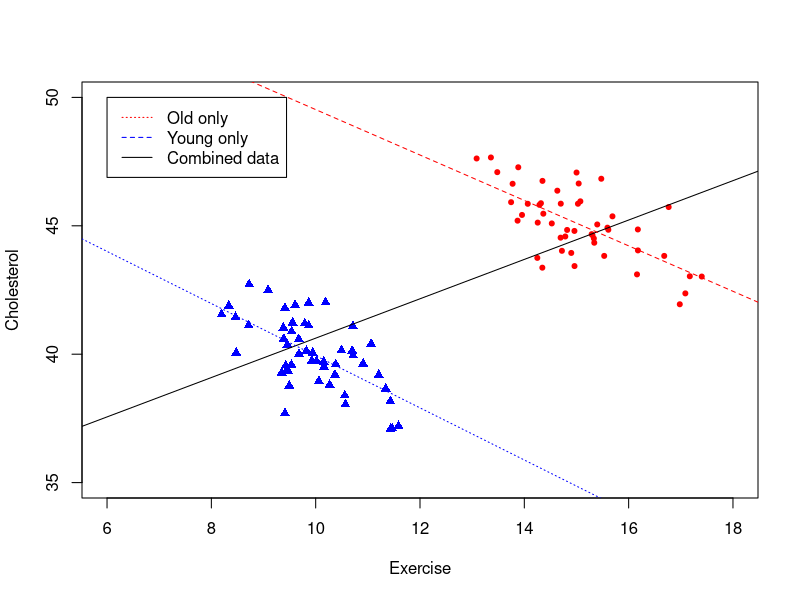
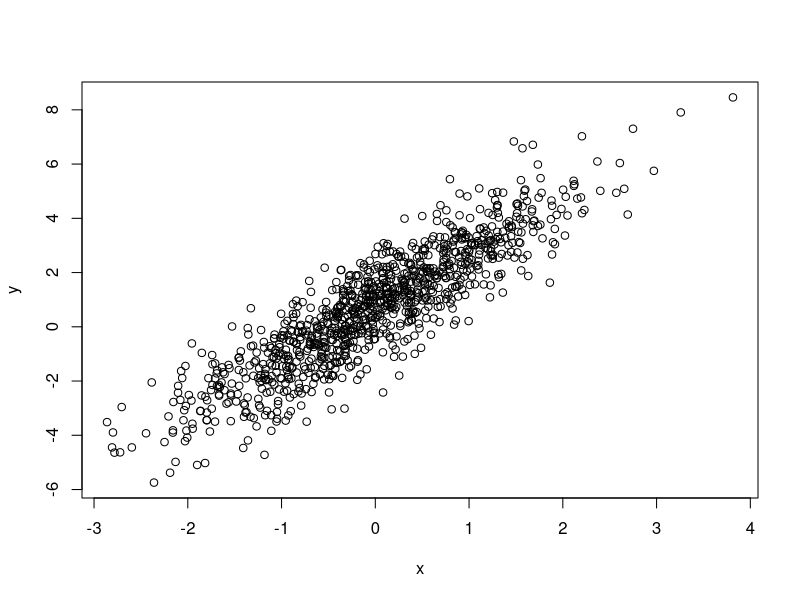
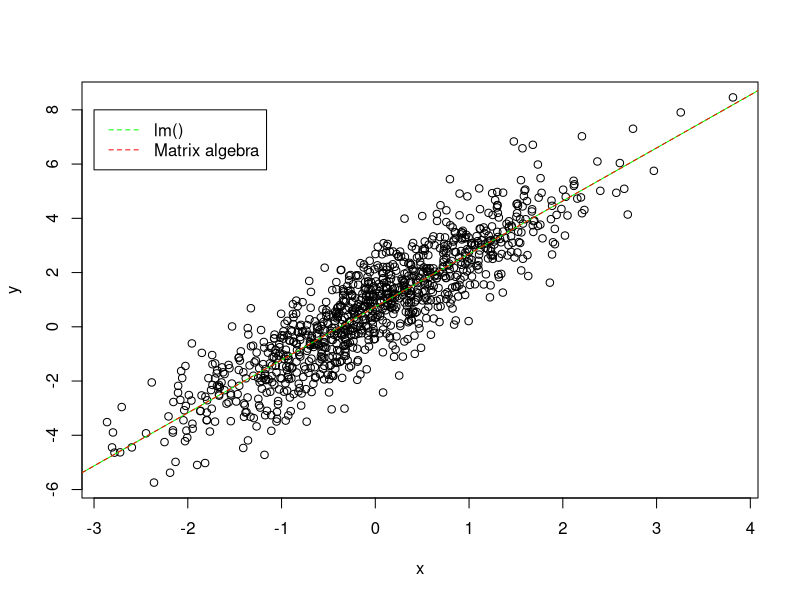
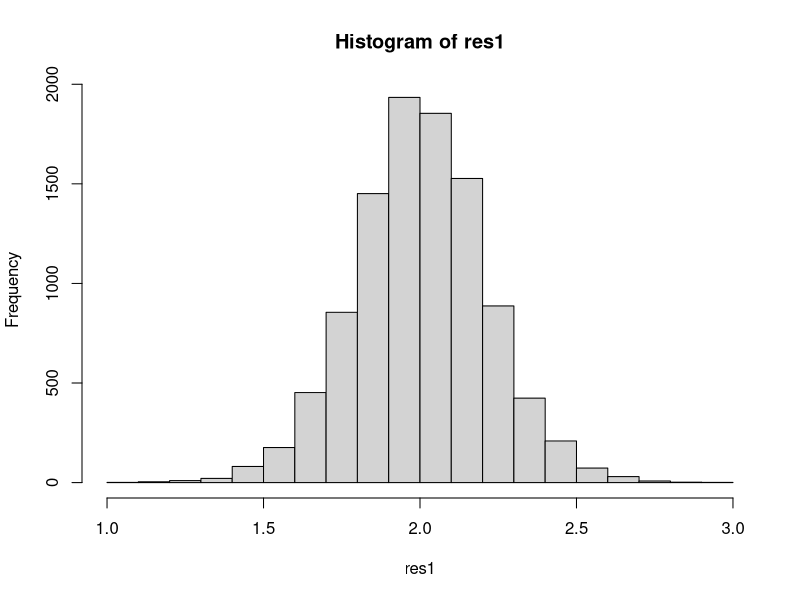
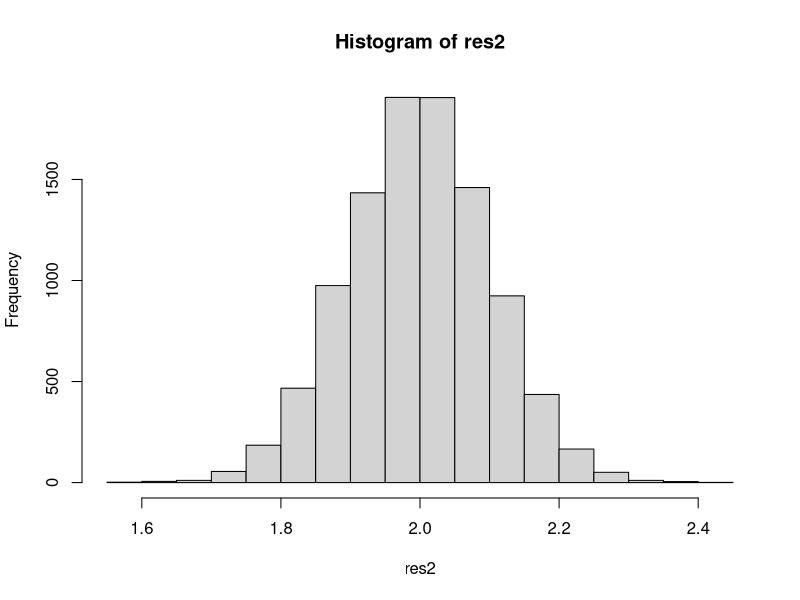
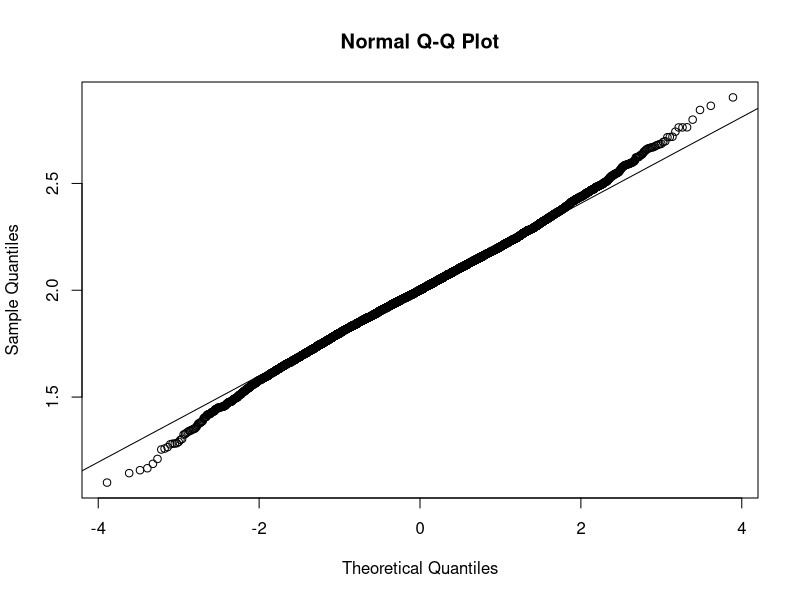
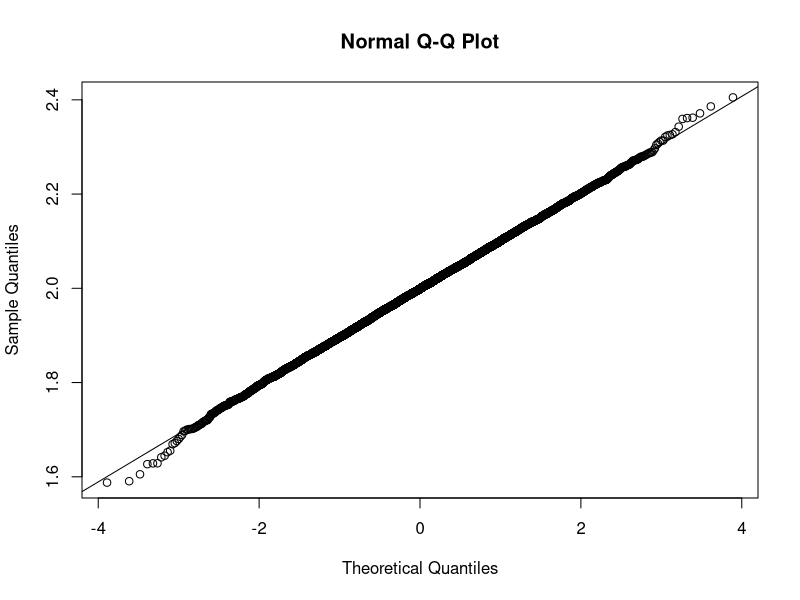
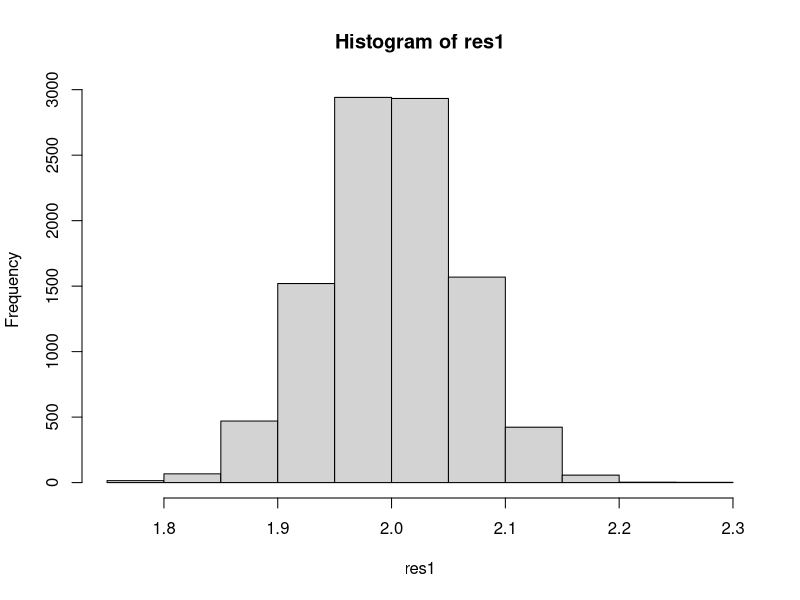

These charts were generated, in order, by the following R code:
## ---- chunk 1
knitr::opts_chunk$set(echo = TRUE)
## ---- chunk 2
library(Matrix)
library(MASS) # For Moore-Penrose pseudo-inverse ginv()
rankMatrix(matrix(c(1,1,2,2),nrow=2))
rankMatrix(matrix(c(1,1,2,2,1,2),nrow=3))
rankMatrix(matrix(c(1,1,2,0),nrow=2))
rankMatrix(matrix(c(1,2,3,2,0,2),nrow=3))
## ---- chunk 3
df = read.csv("exercise_and_cholesterol.csv")
old_df = df[df$Age=="Old",]
young_df = df[df$Age=="Young",]

attach(df)
plot(Cholesterol ~ Exercise,col=ifelse(Age=="Old","red","blue"),pch=ifelse(Age=="Old",20,17),ylim=c(35,50),xlim=c(6,18))

all_model = lm(Cholesterol ~ Exercise, data=df)
young_model = lm(Cholesterol ~ Exercise, data=young_df)
old_model = lm(Cholesterol ~ Exercise, data=old_df)
abline(all_model$coefficients[1],all_model$coefficients[2], lty="solid")
abline(young_model$coefficients[1],young_model$coefficients[2], lty="dotted",col="blue")
abline(old_model$coefficients[1],old_model$coefficients[2], lty="dashed",col="red")
legend(6, 50, legend=c("Old only", "Young only","Combined data"),
       col=c("red", "blue","black"), lty=c("dotted","dashed","solid"), cex=1)
## ---- chunk 4
set.seed(37)
# Data generation
x = rnorm(1000) # Sample 1000 points from N(0, 1)
e = rnorm(1000)
y = 0.7 + 2*x + e
plot(y ~ x)
## ---- chunk 5
# Use lm()
model = lm(y ~ x)
summary(model)
# y = 0.734 + 1.954 * x
## ---- chunk 6
# Use matrix algebra
X = cbind(rep(1,1000),x) # Add bias(constant for intercept) to data matrix
Y = y
beta_h = ginv(t(X)%*%X)%*%t(X)%*%Y
beta_h # \beta0 = 0.734, \beta1 = 1.954

plot(y ~ x)
abline(model$coefficients[1],model$coefficients[2],col="green")
abline(beta_h[1],beta_h[2],col="red",lty="dashed")
legend(-3,8,legend=c("lm()", "Matrix algebra"),col=c("green","red"),lty=c("dashed","dashed"))
## ---- chunk 7
X = cbind(rep(1,1000), x)
Y = y
# Objective function
fun = function(beta) {
  sum((Y - X%*%beta)^2)
}
# Start optimization with random initialization
optim(runif(2),fun) # \beta0 = 0.734, \beta1 = 1.954
## ---- chunk 8
beta1 = cov(x,y)/var(x)
beta0 = mean(y) - beta1*mean(x)
beta0 # 0.734
beta1 # 1.954
## ---- chunk 9
set.seed(37)
S = 10000
single_loop = function(N) {
  x = rnorm(N)
  e = rnorm(N)
  Y = 0.7 + 2*x + e
  X = cbind(rep(1,N),x)
  beta_h = ginv(t(X)%*%X)%*%t(X)%*%Y
  beta1 = beta_h[2]
}
vec_loop = Vectorize(single_loop)


res1 = vec_loop(rep(25,S))
hist(res1)
res2 = vec_loop(rep(100,S))
hist(res2)
mean(res1) # 2.002271
mean(res2) # 1.998513
var(res1) # 0.04465469
var(res2) # 0.01046778
t.test(res1, res2, alternative = "two.sided", var.equal = FALSE) # p-value = 0.1095

# Test normality
library(nortest)
#Anderson-Darling normality test
ad.test(res1) # p-value = 2.064e-08
qqnorm(res1)
qqline(res1)

ad.test(res1) # p-value = 2.064e-08
qqnorm(res2)
qqline(res2)
## ---- chunk 10
set.seed(37)
S = 10000
single_loop = function(N) {
  x = rnorm(N)
  e = runif(N)
  Y = 0.7 + 2*x + e
  X = cbind(rep(1,N),x)
  beta_h = ginv(t(X)%*%X)%*%t(X)%*%Y
  beta1 = beta_h[2]
}
vec_loop = Vectorize(single_loop)

res1 = vec_loop(rep(25,S))
hist(res1)
res2 = vec_loop(rep(100,S))
hist(res2)
mean(res1) # 1.999372
mean(res2) # 2.000016
var(res1) # 0.003772373
var(res2) # 0.0008630136
t.test(res1, res2, alternative = "two.sided", var.equal = TRUE) # p-value = 0.3446

#Anderson-Darling normality test
ad.test(res1) # p-value = 0.4207
qqnorm(res1)
qqline(res1)

ad.test(res1) # p-value = 0.4207
qqnorm(res2)
qqline(res2)
## ---- chunk 11
set.seed(37)
S = 10000
single_loop = function(N) {
  x = rnorm(N)
  e = rcauchy(N)
  Y = 0.7 + 2*x + e
  X = cbind(rep(1,N),x)
  beta_h = ginv(t(X)%*%X)%*%t(X)%*%Y
  beta1 = beta_h[2]
}
vec_loop = Vectorize(single_loop)

res1 = vec_loop(rep(25,S))
hist(res1)
res2 = vec_loop(rep(100,S))
hist(res2)
mean(res1) # 1.907382
mean(res2) # -1.599096
var(res1) # 3427.213
var(res2) # 29851.75
t.test(res1, res2, alternative = "two.sided", var.equal = FALSE) # p-value = 0.05461

#Anderson-Darling normality test
ad.test(res1) # p-value = 2.2e-16
qqnorm(res1)
qqline(res1)

ad.test(res1) # p-value = 2.2e-16
qqnorm(res2)
qqline(res2)
